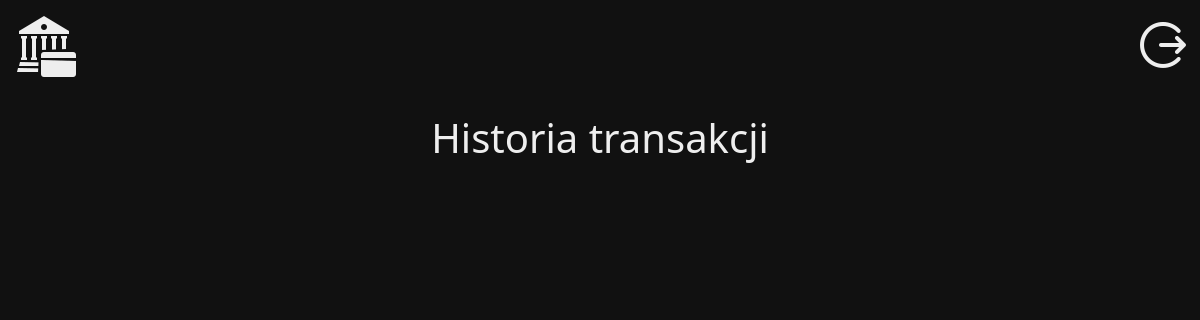
The app's page /account/1/history/ (signed in), older data.
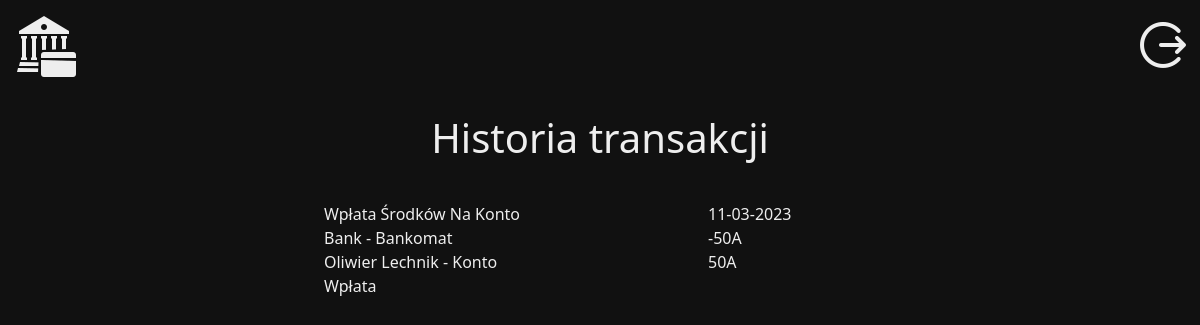
The same page, newer data.
### book/models.py (models this page shows)
class Book(models.Model):
    sender_id = models.IntegerField()
    receiver_id = models.IntegerField( )
    type = models.CharField(max_length=127,)
    title = models.CharField(max_length=127)
    value = models.IntegerField()
    date = models.DateField(null=True, blank=True)

### book/views.py (the view)
# urls.py: path('account/<int:acc_id>/history/', whole_history_view),
def whole_history_view(req, acc_id):
    acc = get_object_or_404(Account, id=acc_id)
    if not req.user.is_authenticated:
        return redirect('/')
    if not req.user.username == acc.owner:
        return redirect('/')
    if not acc.super:
        return redirect('../')
    slownik = {
        'regular_transfer': 'Przelew',
        'super_transfer': 'Zajęcie komornicze',
        'deposit': 'Wpłata',
        'withdraw': 'Wypłata',
        'debt_collection': 'Windykacja',
    }
    global_history = []
    for book in Book.objects.all():
        sender = Account.objects.get(id=book.sender_id)
        receiver = Account.objects.get(id=book.receiver_id)
        sender_owner = User.objects.get(username=sender.owner)
        receiver_owner = User.objects.get(username=receiver.owner)
        global_history.append(
            {
                'title': book.title,
                'date': datetime.strftime(book.date, '%d-%m-%Y'),
                'sender': f'{sender_owner.first_name} {sender_owner.last_name} - {sender.name}',
                'receiver': f'{receiver_owner.first_name} {receiver_owner.last_name} - {receiver.name}',
                'value': book.value,
                'id': book.id,
                'type': slownik.get(book.type)
            }
        )
    data = {
        'history': sorted(global_history, key=lambda x: x.get('id'), reverse=True),
    }
    return render(req, 'history.html', data)

### templates/history.html
{% extends 'base.html' %}
{% block content %}
    <div class="col-12 text-center">
        <h1 class="bolt">Historia transakcji</h1>
    </div>
   <div class="row historia mt-4">
       {% for his in history %}
       <div class="col-8 mt-3">
           <div class="col-12 bolt overflow-hidden">
               {{ his.title | title }}
           </div>
           <div class="col-12 inactive-acc">
                {{ his.sender }}
           </div>
           <div class="col-12 inactive-acc">
                {{ his.receiver }}
           </div>
           <div class="col-12 inactive-acc druczek">
               {{ his.type }}
           </div>
       </div>
       <div class="col-4 mt-3">
           <div class="col-12">
                {{ his.date }}
           </div>
           <div class="col-12 out">
                -{{ his.value | safe }}A
           </div>
           <div class="col-12 in">
                {{ his.value | safe }}A
           </div>
       </div>
       {% endfor %}
   </div>
{% endblock %}

### templates/base.html (shortened to what this page needs)
{% load static %}
<!DOCTYPE html>
<html lang="en">
  <head>
    <link rel="stylesheet" href="{% static 'css/bootstrap.min.css' %}">
    <link rel="stylesheet" href="{% static 'global.css' %}">
  </head>
  <body>
      <nav class="navbar">
          <div class="container-fluid">
              <a href="/account/" class="navbar-brand text-center">
                  <img src="{% static 'icon-dark.png' %}"  />
              </a>
              <a href="/logout/">
                  <img src="{% static 'logout-dark.png' %}"></img>
              </a>
          </div>
      </nav>
      <div class="container container-fluid col-sm-12 col-md-8 col-lg-6 p-4 home-box">
          {% block content %}
          {% endblock %}
      </div>
  </body>
</html>

### static/global.css (style rules this page uses)
body { margin: 0; padding: 0; background-color: #111111; }
.home-box { color: #eeeeee; }
.navbar * { color: #eeeeee; }

Row changes from the older to the newer data that the page shows:
added Book: title "Wpłata Środków Na Konto", sender "Bank - Bankomat", receiver "Oliwier Lechnik - Konto", type "Wpłata", date "11-03-2023", value "50"
